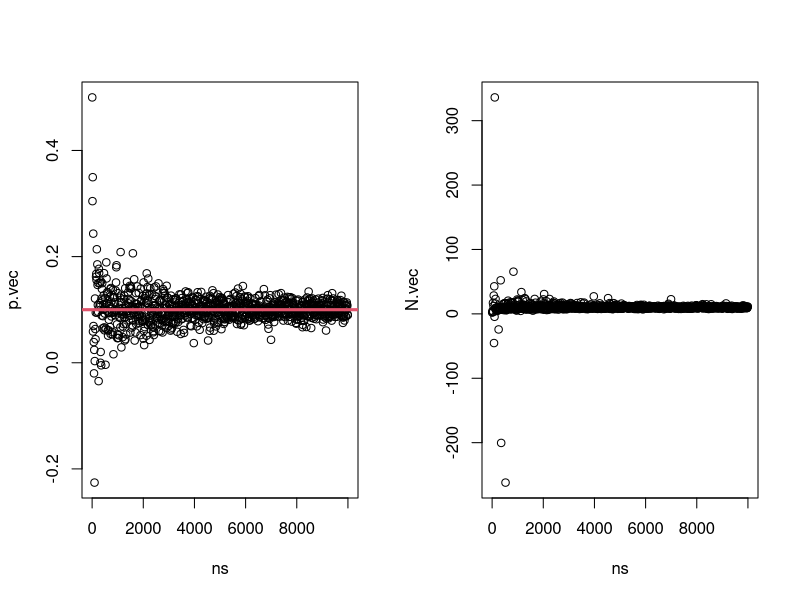

Reproduce this figure in R.
################## #METHOD OF MOMENT ###########
#A MM with a small sample size
n=4
N=10
p= 0.1

# MM estimate
x=rbinom(n,N,p)
xbar= mean(x)
N.tilde= xbar^2/((xbar-sum(x-xbar)^2)/n)
p.tilde= xbar/N.tilde

N.tilde
p.tilde

#with increasing n

p.vec=c() #vector of p as we increase n
N.vec=c() #vector of N as we increase n

ns= seq(4,10000, by=10) #sample sizes

for(n in ns){
  x= rbinom(n,N,p)
  xbar= mean(x)
  N.tilde= xbar^2/((xbar-sum((x-xbar)^2)/n))
  p.tilde= xbar/N.tilde
  p.vec= c(p.vec, p.tilde) #concatenate the vec with the new p.tilde
  N.vec =c(N.vec, N.tilde)
}

par(mfrow=c(1,2))
plot(ns, p.vec)
abline(h=p, col=2, lwd=3)

plot(ns, N.vec)
